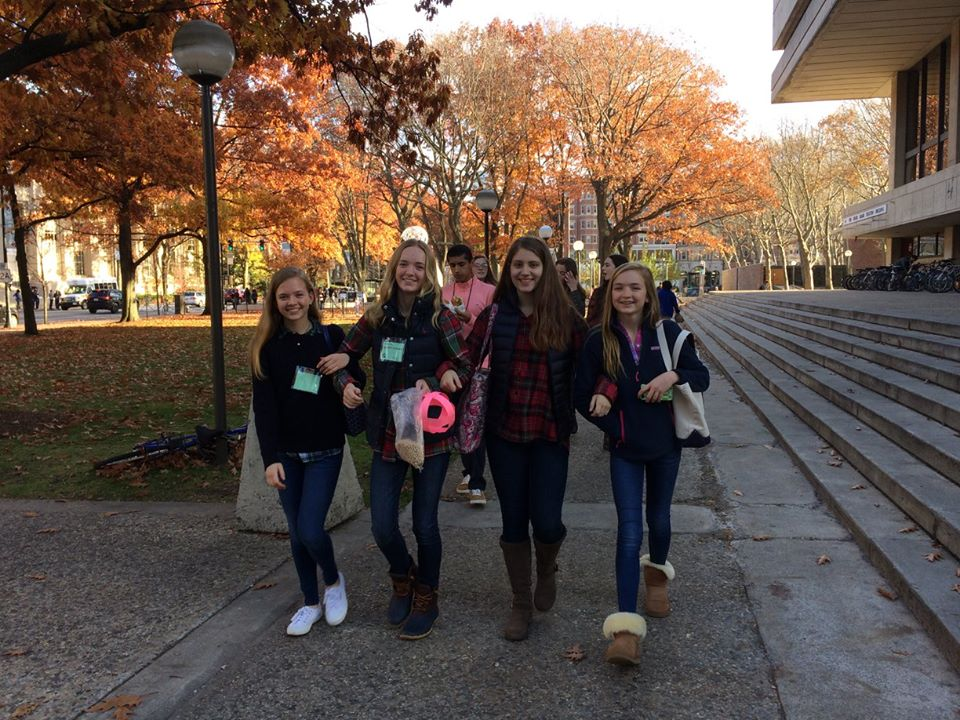
#> input picture Python/Obamacon/friends.jpg, 960 x 720 px
$ python obamacon.py
#> lines starting #> are read from the running program, lines starting #| are printed output that depends on the picture
from PIL import Image

# RGB values for recoloring.
darkBlue = (0, 51, 76)
red = (217, 26, 33)
lightBlue = (112, 150, 158)
yellow = (252, 227, 166)

# Import image
# change IMAGENAME to the path on your computer to the image
# you're using'''

my_image = Image.open("friends.jpg")
#> my_image is the input picture: PIL image 960x720 RGB; mean R, G, B 97.3, 82.2, 72.9
my_image.show();


# each pixel is represented in the form
# (red value, green value, blue value, transparency)

image_list = my_image.getdata()


# Turns the sequence above into a list, it can be iterated through
# in a loop
image_list = list(image_list)
#> image_list = 691200 items
print(len(image_list))
#| 691200

print(image_list[0][0])
#| 100

recolored = []

for x in image_list:
    pixel=x[0] + x[1] + x[2]


    if pixel<182:
        new = darkBlue
        recolored.append(new)
    if pixel>=182 and pixel<364:
        new = red
        recolored.append(new)
    if pixel>=364 and pixel<546:
        new = lightBlue
        recolored.append(new)
    if pixel>=546:
        new = yellow
        recolored.append(new)
#> this loop made 691200 passes
#> (x, pixel, new) on passes 1 to 12: ((100, 57, 12), 169, (0, 51, 76)), ((109, 68, 24), 201, (217, 26, 33)), ((118, 76, 38), 232, (217, 26, 33)), ((112, 74, 38), 224, (217, 26, 33)), ((95, 55, 29), 179, (0, 51, 76)), ((73, 37, 11), 121, (0, 51, 76)), ((62, 28, 3), 93, (0, 51, 76)), ((59, 27, 2), 88, (0, 51, 76)), ((57, 27, 0), 84, (0, 51, 76)), ((59, 29, 1), 89, (0, 51, 76)), ((45, 18, 0), 63, (0, 51, 76)), ((86, 59, 30), 175, (0, 51, 76))
#> (pixel, new) on passes 61 to 66: (82, (0, 51, 76)), (83, (0, 51, 76)), (100, (0, 51, 76)), (117, (0, 51, 76)), (133, (0, 51, 76)), (69, (0, 51, 76))
#> after the loop, recolored = 691200 items


# list that will hold the pixel data for the new image

#**************************************************#
#**************************************************#

#YOUR CODE to loop through the original list of pixels and
# build a new list based on intensity should go here.


#**************************************************#
#**************************************************#
# Create a new image using the recolored list. Display and save
# the image.

# Creates a new image that will be the same size as the original
new_image = Image.new("RGB", my_image.size)
#> new_image: PIL image 960x720 RGB; every value is 0

# Adds the data from the recolored list to the image
new_image.putdata(recolored)
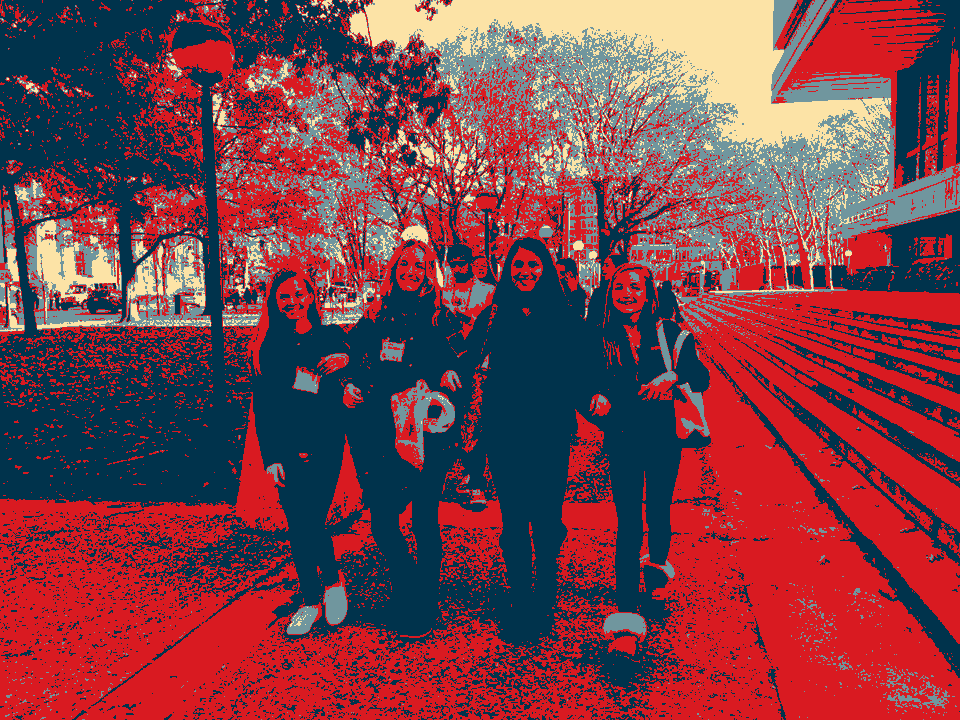
#> new_image: PIL image 960x720 RGB; mean R, G, B 124.1, 65.3, 74.5

# Opens the new image on the screen
new_image.show()

# Saves the new image as "recolored.jpg"
new_image.save("recolored.jpg", "jpeg")

$ run again, with Python/Obamacon/Gonzalez.JPG copied over Python/Obamacon/friends.jpg
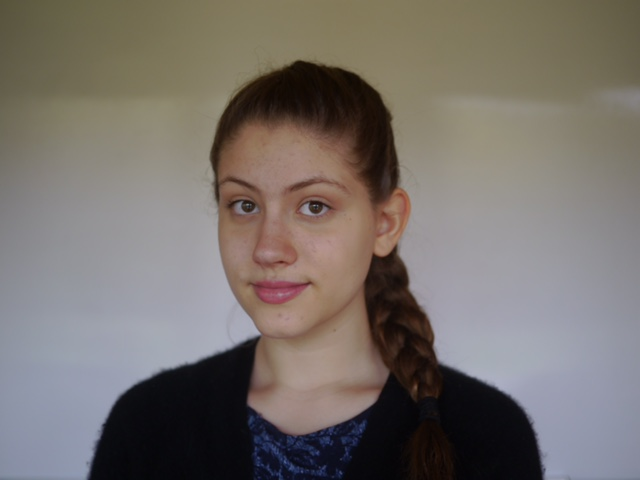
#> input picture Python/Obamacon/Gonzalez.JPG, 640 x 480 px
#> my_image is the input picture: PIL image 640x480 RGB; mean R, G, B 118.9, 112.3, 107.3
#> image_list = 307200 items
#| 307200
#| 87
#> the loop `for x in image_list:` made 307200 passes
#> (x, pixel) on passes 1 to 8: ((87, 83, 58), 228), ((87, 83, 58), 228), ((87, 83, 58), 228), ((88, 84, 59), 231), ((88, 84, 59), 231), ((88, 84, 59), 231), ((89, 85, 60), 234), ((89, 85, 60), 234)
#> `new_image.putdata(recolored)`:
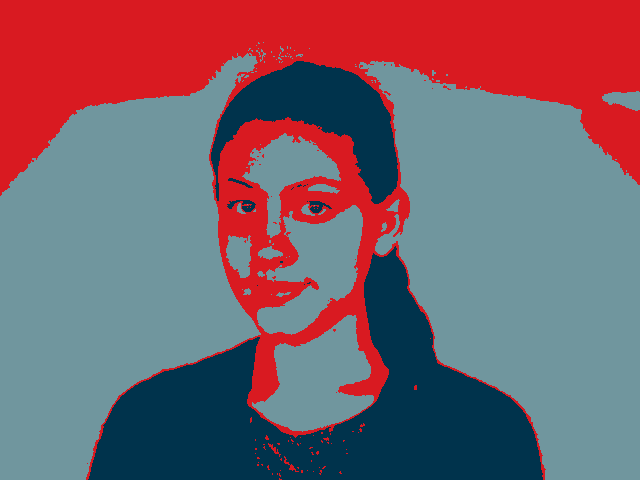
#> new_image: PIL image 640x480 RGB; mean R, G, B 120.6, 97.3, 108.2
